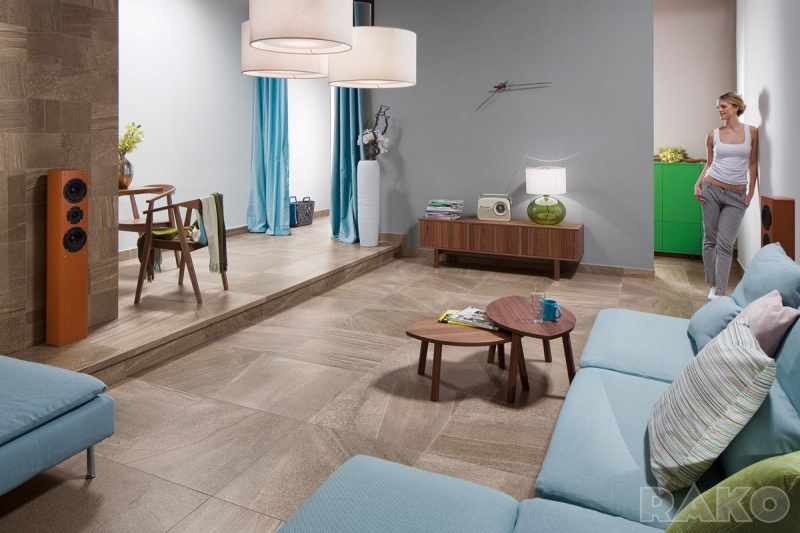
#> input picture random_image.jpg, 800 x 533 px, given in place of rgb_ball_720.mp4, which was not available
$ python hsv_color.py
#> lines starting #> are read from the running program, lines starting #| are printed output that depends on the picture; after the words box and inside, x2 and y2 are one past the last pixel; in counts of white or black regions, pixels touching at a corner belong together; pictures that were not available may be replaced by others from this repository, and a replacement may not be noted
import cv2
import numpy as np


def nothing(x):
    pass


lower_limit = np.array([0, 0, 0])
upper_limit = np.array([180, 255, 255])


def mouse_callback(event, x, y, flags, param):
    global lower_limit, upper_limit
    if event == cv2.EVENT_LBUTTONDOWN:
        h = hsv[y, x, 0]
        s = hsv[y, x, 1]
        v = hsv[y, x, 2]
        print('Hue = ', h)
        print('Saturation = ', s)
        print('Value = ', v)
        #if lower_limit is None:
        lower_limit = np.array([h-10, s-40, v-40])
        #elif upper_limit is None:
        upper_limit = np.array([h+10, s+40, v+40])


capture = cv2.VideoCapture('rgb_ball_720.mp4')


cv2.namedWindow('Trackbars')

cv2.namedWindow('frame')
cv2.setMouseCallback('frame', mouse_callback)

cv2.createTrackbar('L - H', 'Trackbars', 0, 179, nothing)
cv2.createTrackbar('L - S', 'Trackbars', 0, 255, nothing)
cv2.createTrackbar('L - V', 'Trackbars', 0, 255, nothing)
cv2.createTrackbar('U - H', 'Trackbars', 0, 179, nothing)
cv2.createTrackbar('U - S', 'Trackbars', 0, 255, nothing)
cv2.createTrackbar('U - V', 'Trackbars', 0, 255, nothing)

while True:
    _, frame = capture.read()
#> frame is the input picture: shape (533, 800, 3); mean B, G, R 133.1, 138.5, 143.7
    # changing frame color format from RGB to HSV
    hsv = cv2.cvtColor(frame, cv2.COLOR_BGR2HSV)
#> hsv: shape (533, 800, 3); mean H, S, V 56, 52.1, 151.5

    l_h = cv2.getTrackbarPos('L - H', 'Trackbars')
    l_s = cv2.getTrackbarPos('L - S', 'Trackbars')
    l_v = cv2.getTrackbarPos('L - V', 'Trackbars')
    u_h = cv2.getTrackbarPos('U - H', 'Trackbars')
    u_s = cv2.getTrackbarPos('U - S', 'Trackbars')
    u_v = cv2.getTrackbarPos('U - V', 'Trackbars')

    lower_red = np.array([l_h, l_s, l_v])
    upper_red = np.array([u_h, u_s, u_v])
    mask = cv2.inRange(hsv, lower_limit, upper_limit)
#> mask: shape (533, 800); every value is 255

    contour = cv2.findContours(mask.copy(),
                                cv2.RETR_EXTERNAL,
                                cv2.CHAIN_APPROX_SIMPLE)[-2]
#> contour = [[[0, 0], [0, 532], [799, 532], [799, 0]]]
    if len(contour) > 0:
        ball_area = max(contour, key=cv2.contourArea)
#> ball_area = [[0, 0], [0, 532], [799, 532], [799, 0]]
        (xg, yg, wg, hg) = cv2.boundingRect(ball_area)
#> xg = 0; yg = 0; wg = 800; hg = 533
        cv2.rectangle(frame, (xg, yg), (xg + int(1.1*wg), yg + int(hg*1.1)), (0, 255, 0), 2)
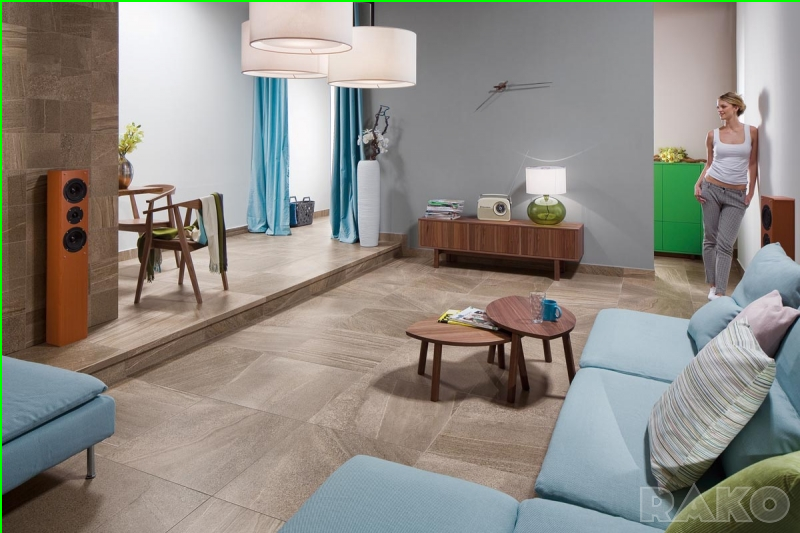
#> frame: shape (533, 800, 3); 0.62% of pixels changed, all inside (x1, y1, x2, y2) = (0, 0, 800, 533)


    cv2.imshow('frame', frame)
    cv2.imshow('mask', mask)

    key = cv2.waitKey(1)
#> (key Esc is pressed here)
    if key == 27:
        break
    if key == ord('p'):
        cv2.waitKey(-1)


capture.release()
cv2.destroyAllWindows()

$ run again, on ball1.png
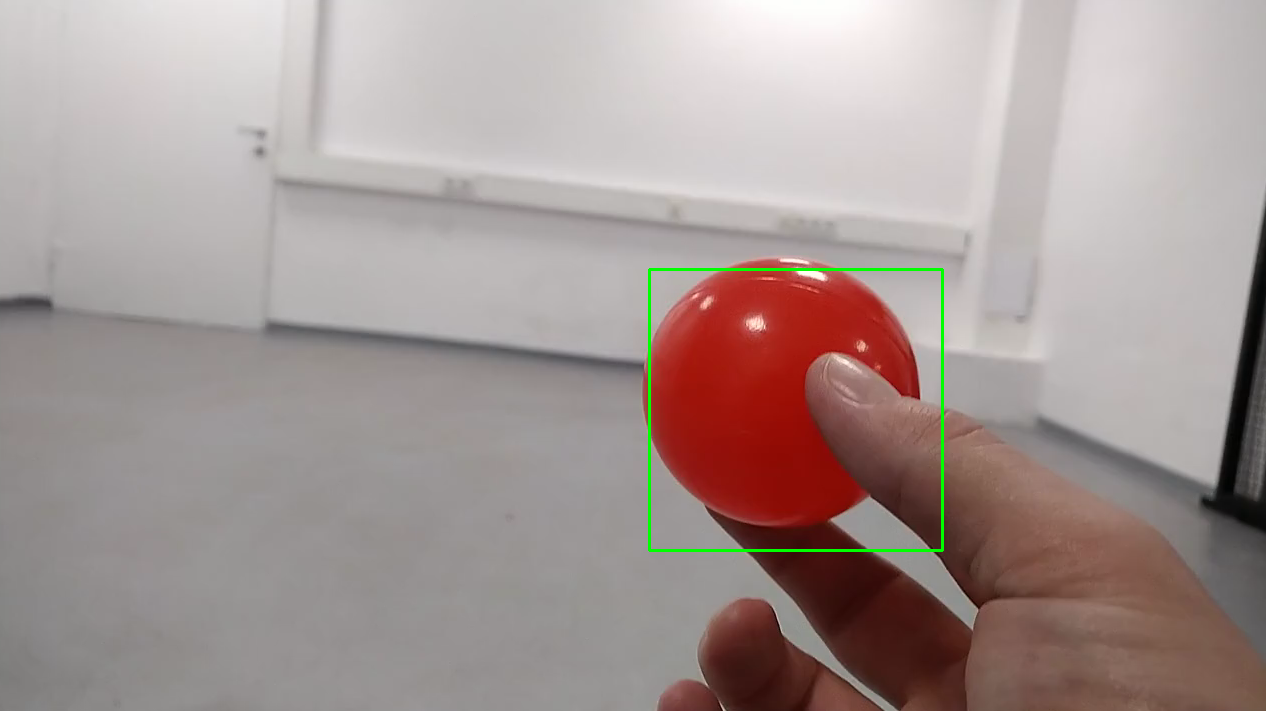
#> input picture ball1.png, 1266 x 711 px, given in place of rgb_ball_720.mp4, which was not available
#> frame is the input picture: shape (711, 1266, 3); mean B, G, R 149.2, 152, 165.9
#> hsv: shape (711, 1266, 3); mean H, S, V 29.7, 33.5, 166.9
#> mask: shape (711, 1266); every value is 255
#> contour = [[[0, 0], [0, 710], [1265, 710], [1265, 0]]]
#> ball_area = [[0, 0], [0, 710], [1265, 710], [1265, 0]]
#> xg = 0; wg = 1266; hg = 711
#> `cv2.rectangle(frame, (xg, yg), (xg + int(1.1*wg), yg + int(hg*1.1)), (..`:
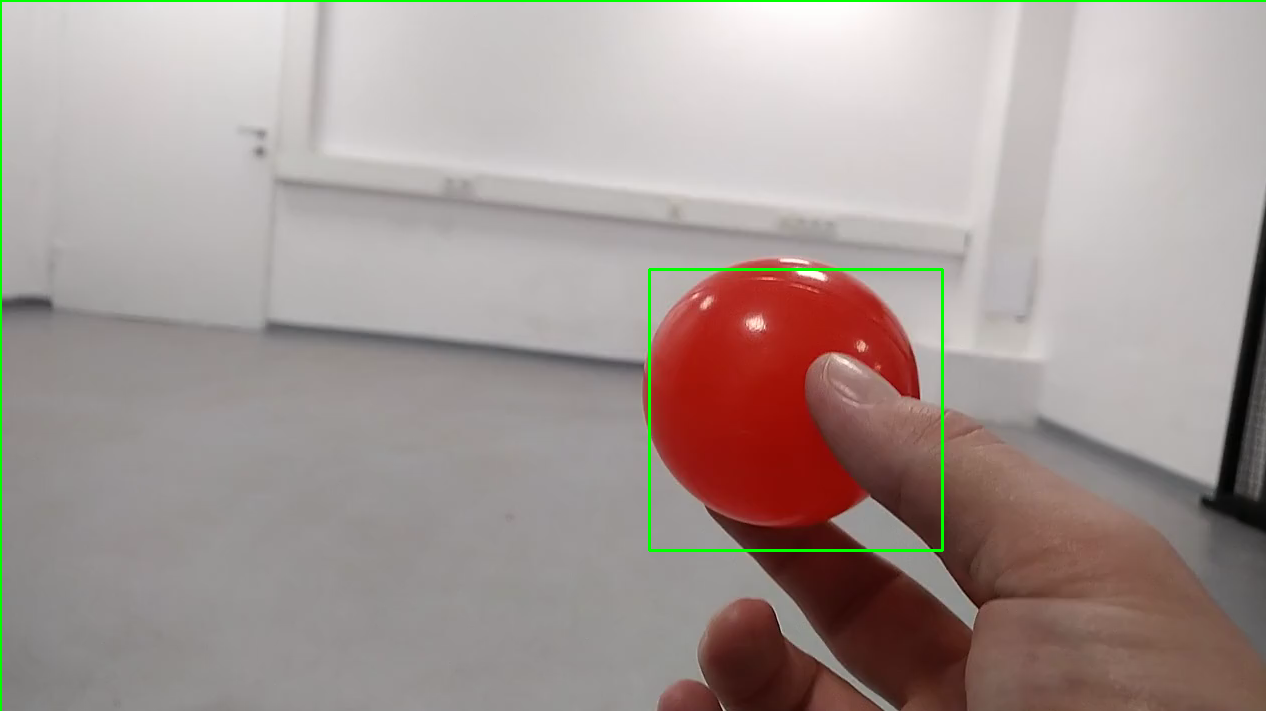
#> frame: shape (711, 1266, 3); 0.44% of pixels changed, all inside (x1, y1, x2, y2) = (0, 0, 1266, 711)

$ run again, on ball2.png
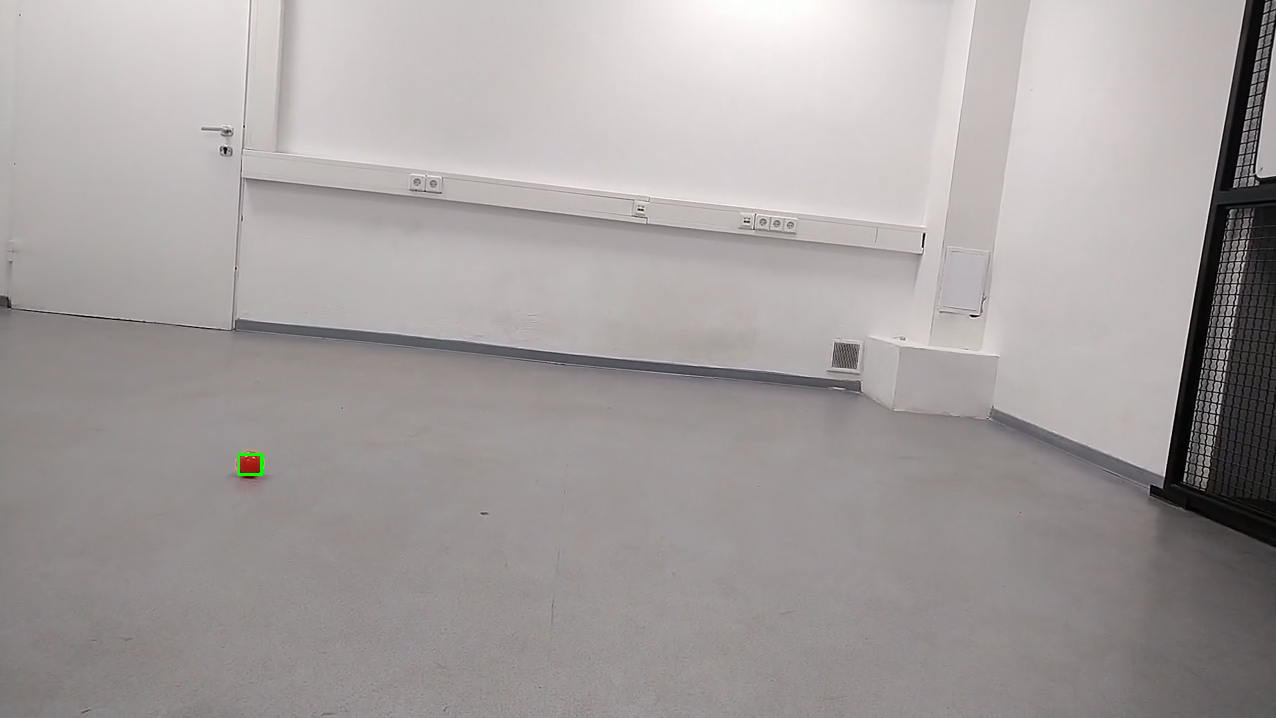
#> input picture ball2.png, 1276 x 718 px, given in place of rgb_ball_720.mp4, which was not available
#> frame is the input picture: shape (718, 1276, 3); mean B, G, R 160.1, 159.6, 165.4
#> hsv: shape (718, 1276, 3); mean H, S, V 105.4, 10.7, 165.6
#> mask: shape (718, 1276); every value is 255
#> contour = [[[0, 0], [0, 717], [1275, 717], [1275, 0]]]
#> ball_area = [[0, 0], [0, 717], [1275, 717], [1275, 0]]
#> xg = 0; wg = 1276; hg = 718
#> `cv2.rectangle(frame, (xg, yg), (xg + int(1.1*wg), yg + int(hg*1.1)), (..`:
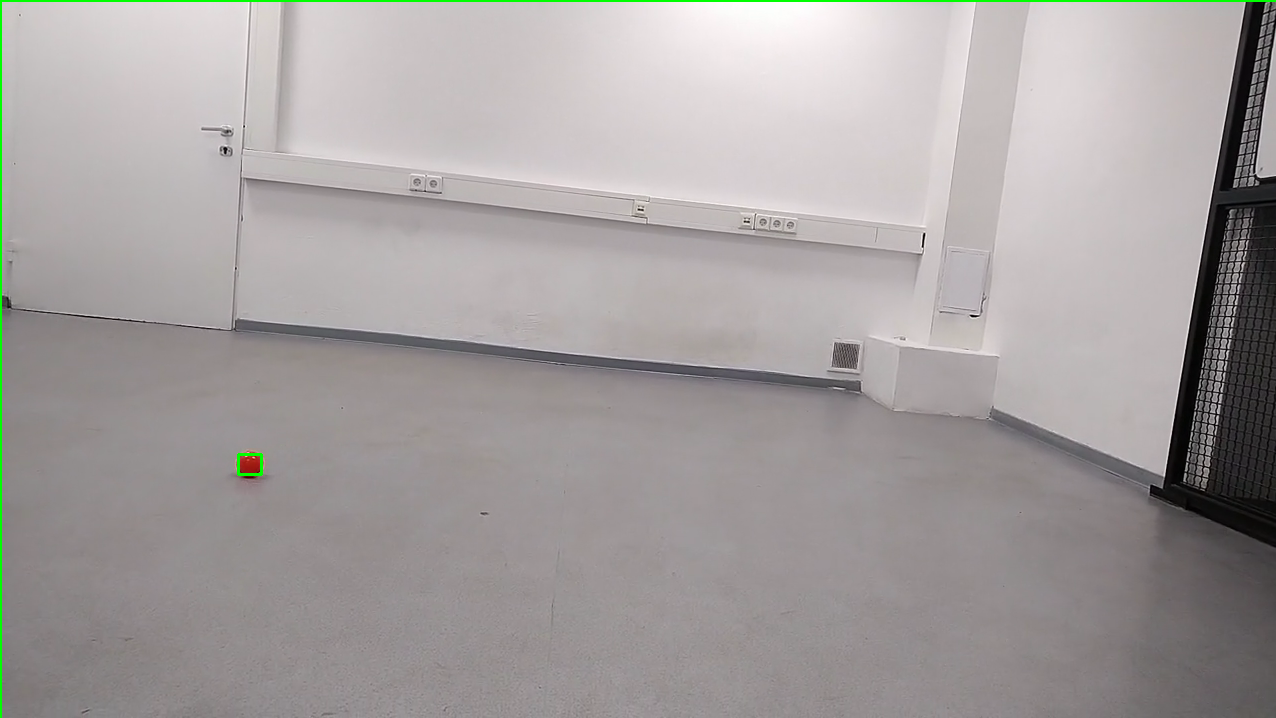
#> frame: shape (718, 1276, 3); 0.43% of pixels changed, all inside (x1, y1, x2, y2) = (0, 0, 1276, 718)
